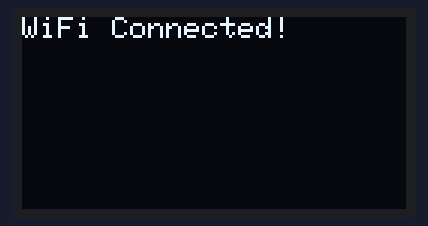
The sketch below on a simulated ESP8266 (NodeMCU). Shown: 128×64 one-colour display. WiFi joins after 1.5 s; servers stay silent unless stated; network time is answered at once with the bench clock; the local clock reads 2024-03-15 10:24:30 at power-on unless the sketch sets it; what the sketch prints to the serial monitor is not drawn.

Above: at 1.6 s.
At 2.7 s:
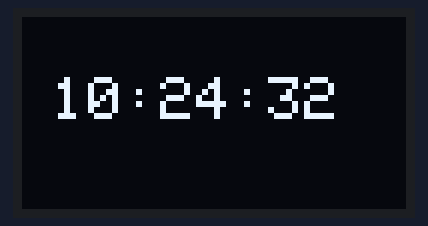
At 10.9 s:
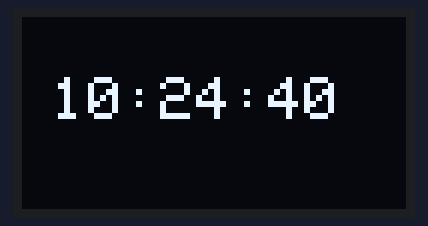
At 20.1 s:
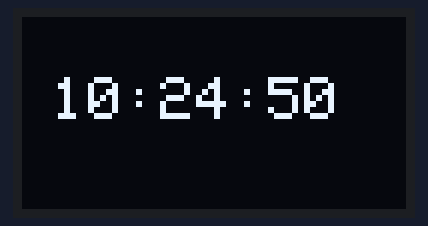
At 29.4 s:
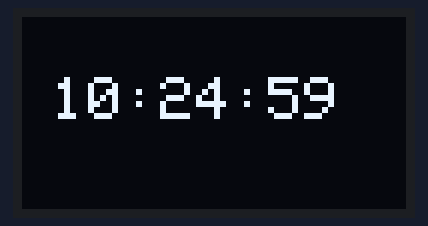
At 38.6 s:
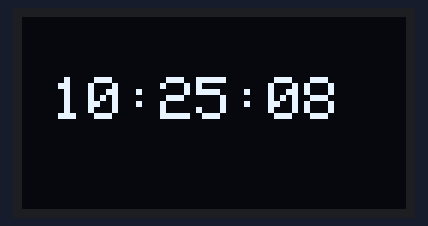

The sketch:

wificlock.ino
```cpp
//vcc->3v
//gnd->gnd
//SCL->D1
//SDA->D2
#include <ESP8266WiFi.h>
#include <WiFiUdp.h>
#include <NTPClient.h>
#include <Adafruit_GFX.h>
#include <Adafruit_SSD1306.h>

#define SCREEN_WIDTH 128
#define SCREEN_HEIGHT 64
#define OLED_RESET    -1
Adafruit_SSD1306 display(SCREEN_WIDTH, SCREEN_HEIGHT, &Wire, OLED_RESET);

// WiFi credentials
const char* ssid     = "your wifi name";
const char* password = "your wifi password";

// NTP client setup
WiFiUDP ntpUDP;
NTPClient timeClient(ntpUDP, "pool.ntp.org", 19800, 60000); // IST = UTC + 5:30 = 19800 seconds

void setup() {
  Serial.begin(115200);

  // OLED initialization
  display.begin(SSD1306_SWITCHCAPVCC, 0x3C);
  display.clearDisplay();
  display.setTextColor(SSD1306_WHITE);
  display.setTextSize(1);
  display.setCursor(0, 0);
  display.println("Connecting to WiFi...");
  display.display();

  // WiFi connection
  WiFi.begin(ssid, password);
  while (WiFi.status() != WL_CONNECTED) {
    delay(500);
    Serial.print(".");
  }

  display.clearDisplay();
  display.setCursor(0, 0);
  display.println("WiFi Connected!");
  display.display();
  delay(1000);

  timeClient.begin();
}

void loop() {
  timeClient.update();

  display.clearDisplay();
  display.setTextSize(2);
  display.setCursor(10, 20);
  display.println(timeClient.getFormattedTime());
  display.display();

  delay(1000);
}
```

Measured:
- what the display in image 0 shows lasts 1.0 s, from 1.6 s to 2.6 s
- what the display in image 1 shows lasts 1.1 s, from 2.6 s to 3.7 s
